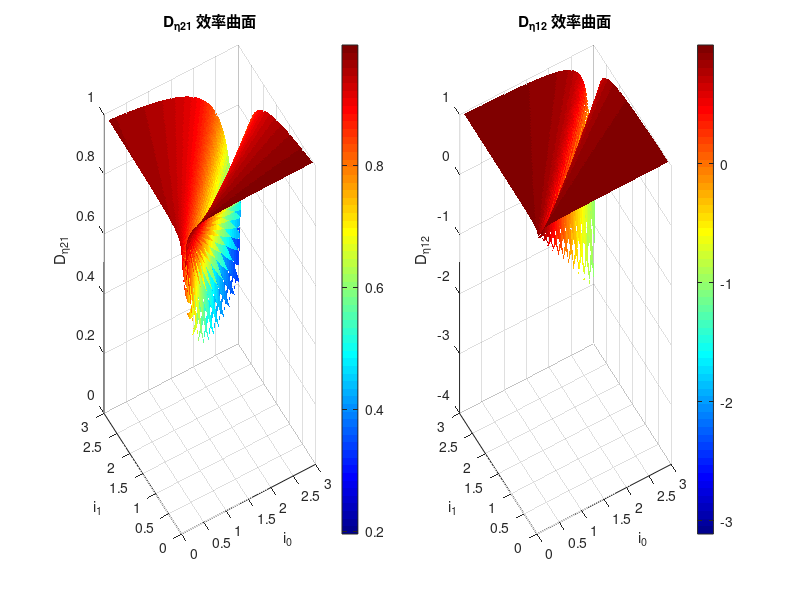

The MATLAB source for this figure: (Note: this script raises an error after producing the figure.)
clc
clear

%% 参数设置
eta_in = 0.99;
eta_out = 0.99;

%% 生成数据网格
i0 = linspace(0.1, 3, 100);   % 避免0值
i1 = linspace(0.1, 3, 100);
[I0, I1] = meshgrid(i0, i1);

%% 初始化结果矩阵
D21 = nan(size(I0));  % 用NaN处理未定义区域
D12 = nan(size(I0));

%% 区域划分计算
mask = I1 < I0;  % 创建逻辑掩码

% i1 < i0区域计算
D21(mask) = ( (I1(mask) - I0(mask)) .* (1 + I1(mask)*eta_in*eta_out) ) ./ ...
            ( (1 + I1(mask)) .* (-I0(mask) + I1(mask)*(eta_in^2)*(eta_out^2)) );

D12(mask) = - ( (1 + I1(mask)) .* (-I1(mask) + I0(mask)*(eta_in^2)*(eta_out^2)) ) ./ ...
            ( eta_in*eta_out .* (I1(mask) - I0(mask)) .* (I1(mask) + eta_in*eta_out) );

% i1 > i0区域计算
mask = I1 > I0;
D21(mask) = - (eta_in*eta_out .* (I1(mask) - I0(mask)) .* (I1(mask) + eta_in*eta_out)) ./ ...
            ( (I1(mask) + 1) .* (-I1(mask) + I0(mask)*(eta_in^2)*(eta_out^2)) );

D12(mask) = ( (1 + I1(mask)) .* (-I0(mask) + I1(mask)*(eta_in^2)*(eta_out^2)) ) ./ ...
            ( (I1(mask) - I0(mask)) .* (1 + I1(mask)*eta_in*eta_out) );

%% 可视化设置
figure('Color','w','Position',[100 100 1200 500])

% D_eta_21曲面
subplot(121)
surf(I0, I1, D21, 'EdgeColor','none')
title('D_{\eta21} 效率曲面')
xlabel('i_0'), ylabel('i_1'), zlabel('D_{\eta21}')
colormap(jet)
colorbar
view(-30,25)

% D_eta_12曲面
subplot(122)
surf(I0, I1, D12, 'EdgeColor','none')
title('D_{\eta12} 效率曲面')
xlabel('i_0'), ylabel('i_1'), zlabel('D_{\eta12}')
colormap(jet)
colorbar
view(-30,25)

%% 添加共同标注
sgtitle('传动系统效率分布曲面 (eta_{in}=0.98, eta_{out}=0.97)')


